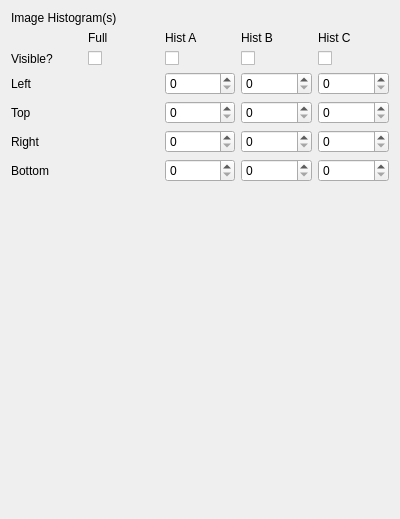
<?xml version="1.0" encoding="UTF-8"?>
<ui version="4.0">
 <class>QxrdImageHistogramGraphControls</class>
 <widget class="QWidget" name="QxrdImageHistogramGraphControls">
  <property name="geometry">
   <rect>
    <x>0</x>
    <y>0</y>
    <width>399</width>
    <height>519</height>
   </rect>
  </property>
  <property name="windowTitle">
   <string>Form</string>
  </property>
  <layout class="QGridLayout" name="gridLayout">
   <item row="0" column="0" colspan="2">
    <widget class="QLabel" name="label">
     <property name="text">
      <string>Image Histogram(s)</string>
     </property>
    </widget>
   </item>
   <item row="1" column="1">
    <widget class="QLabel" name="label_2">
     <property name="text">
      <string>Full</string>
     </property>
    </widget>
   </item>
   <item row="1" column="2">
    <widget class="QLabel" name="label_3">
     <property name="text">
      <string>Hist A</string>
     </property>
    </widget>
   </item>
   <item row="1" column="3">
    <widget class="QLabel" name="label_4">
     <property name="text">
      <string>Hist B</string>
     </property>
    </widget>
   </item>
   <item row="1" column="4">
    <widget class="QLabel" name="label_5">
     <property name="text">
      <string>Hist C</string>
     </property>
    </widget>
   </item>
   <item row="2" column="1">
    <widget class="QCheckBox" name="m_HistFullVis">
     <property name="text">
      <string/>
     </property>
    </widget>
   </item>
   <item row="2" column="2">
    <widget class="QCheckBox" name="m_HistAVis">
     <property name="text">
      <string/>
     </property>
    </widget>
   </item>
   <item row="2" column="3">
    <widget class="QCheckBox" name="m_HistBVis">
     <property name="text">
      <string/>
     </property>
    </widget>
   </item>
   <item row="2" column="4">
    <widget class="QCheckBox" name="m_HistCVis">
     <property name="text">
      <string/>
     </property>
    </widget>
   </item>
   <item row="3" column="0">
    <widget class="QLabel" name="label_6">
     <property name="text">
      <string>Left</string>
     </property>
    </widget>
   </item>
   <item row="3" column="2">
    <widget class="QSpinBox" name="m_HistALeft"/>
   </item>
   <item row="3" column="3">
    <widget class="QSpinBox" name="m_HistBLeft"/>
   </item>
   <item row="3" column="4">
    <widget class="QSpinBox" name="m_HistCLeft"/>
   </item>
   <item row="4" column="0">
    <widget class="QLabel" name="label_7">
     <property name="text">
      <string>Top</string>
     </property>
    </widget>
   </item>
   <item row="4" column="2">
    <widget class="QSpinBox" name="m_HistATop"/>
   </item>
   <item row="4" column="3">
    <widget class="QSpinBox" name="m_HistBTop"/>
   </item>
   <item row="4" column="4">
    <widget class="QSpinBox" name="m_HistCTop"/>
   </item>
   <item row="5" column="0">
    <widget class="QLabel" name="label_8">
     <property name="text">
      <string>Right</string>
     </property>
    </widget>
   </item>
   <item row="5" column="2">
    <widget class="QSpinBox" name="m_HistARight"/>
   </item>
   <item row="5" column="3">
    <widget class="QSpinBox" name="m_HistBRight"/>
   </item>
   <item row="5" column="4">
    <widget class="QSpinBox" name="m_HistCRight"/>
   </item>
   <item row="6" column="0">
    <widget class="QLabel" name="label_9">
     <property name="text">
      <string>Bottom</string>
     </property>
    </widget>
   </item>
   <item row="6" column="2">
    <widget class="QSpinBox" name="m_HistABottom"/>
   </item>
   <item row="6" column="3">
    <widget class="QSpinBox" name="m_HistBBottom"/>
   </item>
   <item row="6" column="4">
    <widget class="QSpinBox" name="m_HistCBottom"/>
   </item>
   <item row="7" column="0" colspan="5">
    <spacer name="verticalSpacer">
     <property name="orientation">
      <enum>Qt::Vertical</enum>
     </property>
     <property name="sizeHint" stdset="0">
      <size>
       <width>378</width>
       <height>306</height>
      </size>
     </property>
    </spacer>
   </item>
   <item row="2" column="0">
    <widget class="QLabel" name="label_10">
     <property name="text">
      <string>Visible?</string>
     </property>
    </widget>
   </item>
  </layout>
 </widget>
 <resources/>
 <connections/>
</ui>
